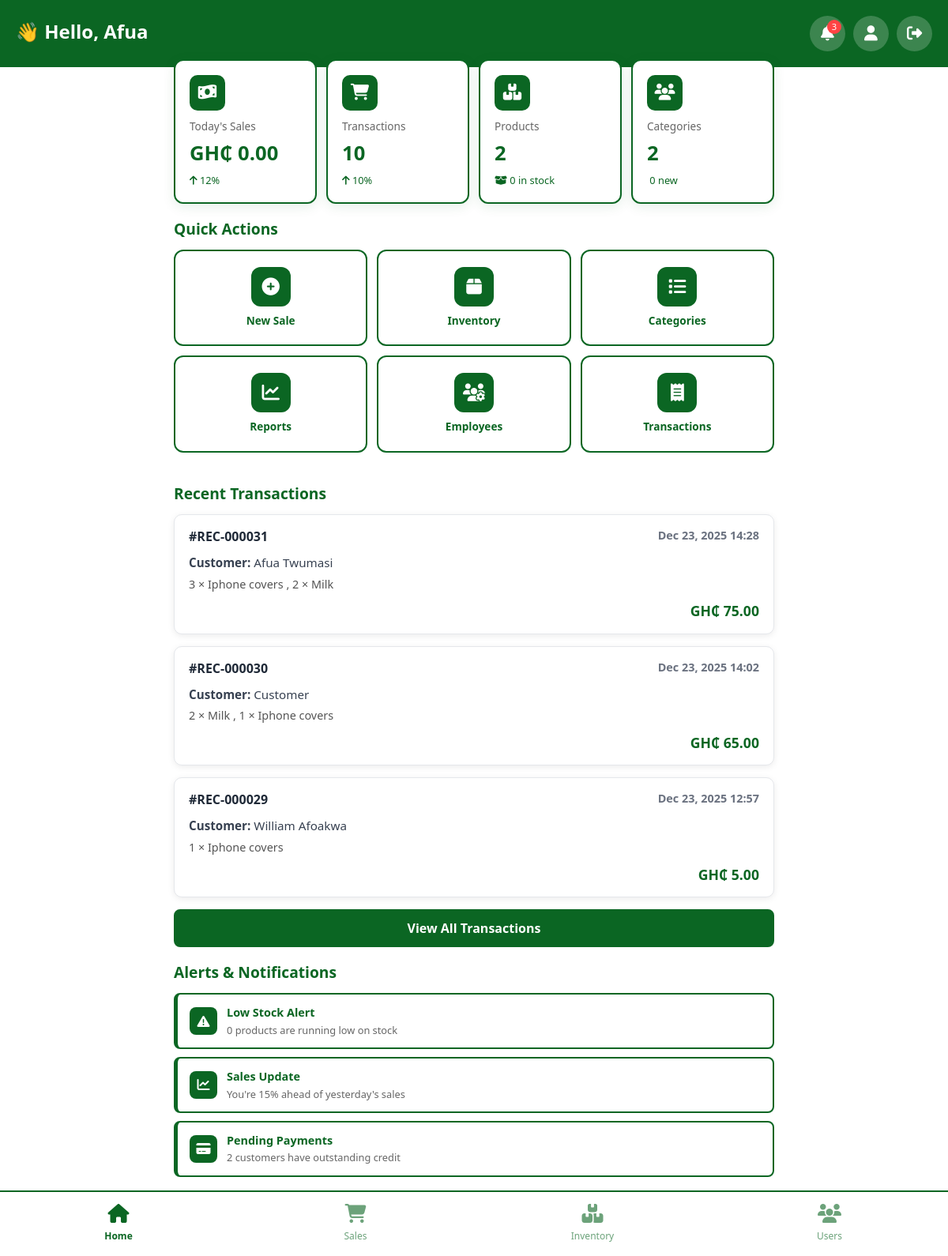
/dashboard/ (signed in), run on the app's committed database.
### user/models.py (models this page shows, shortened)
class User(AbstractUser):
    POSITION_CHOICES = [
        ('admin', 'Admin'),
        ('owner', 'Owner'),
        ('worker', 'Worker'),
    ]
    email = models.EmailField(unique=True)
    position = models.CharField(
        max_length=50,
        choices=POSITION_CHOICES,
        blank=True,
    )
    last_login = models.DateTimeField(blank=True, null=True)
    is_active = models.BooleanField(default=True)
    is_staff = models.BooleanField(default=False)
    is_superuser = models.BooleanField(default=False)
    class Meta:
        db_table = 'account'  # reuse previous table name to ease migration
    def __str__(self):
        return f"{self.first_name} {self.last_name}"

class Receipt(models.Model):
    sale = models.OneToOneField(Sales, on_delete=models.CASCADE)
    receipt_number = models.CharField(max_length=50, unique=True)
    issued_at = models.DateTimeField(auto_now_add=True)
    class Meta:
        db_table = 'receipt'

class Sales(models.Model):
    sales_id = models.AutoField(primary_key=True)
    PAYMENT_CHOICES = [
        ('cash', 'Cash'),
        ('mtn', 'MTN Mobile Money'),
        ('airtel', 'AirtelTigo Money'),
        ('vodafone', 'Vodafone Cash'),
        ('card', 'Card'),
    ]
    RECEIPT_CHOICES = [
        ('none', 'No Receipt'),
        ('sms', 'SMS'),
        ('whatsapp', 'WhatsApp'),
        ('email', 'Email'),
        ('print', 'Print PDF'),
    ]
    total_amount = models.DecimalField(max_digits=10, decimal_places=2, default=0.00)
    amount_paid = models.DecimalField(max_digits=10, decimal_places=2, null=True, blank=True)
    payment_method = models.CharField(max_length=20, choices=PAYMENT_CHOICES, default='cash')
    receipt_method = models.CharField(max_length=20, choices=RECEIPT_CHOICES, default='none')
    sale_date = models.DateTimeField(auto_now_add=True)
    cashier = models.ForeignKey(User, on_delete=models.PROTECT, blank=True, null=True, default=None)
    class Meta:
        db_table = 'sales'
        verbose_name_plural = 'Sales'

class SaleItem(models.Model):
    sale = models.ForeignKey(Sales, related_name="items", on_delete=models.CASCADE)
    product = models.ForeignKey(Product, on_delete=models.PROTECT)
    quantity = models.IntegerField()
    unit_price = models.DecimalField(max_digits=10, decimal_places=2)
    class Meta:
        db_table = 'sale_item'

class Product(models.Model):
    name = models.CharField(max_length=200)
    category = models.ForeignKey(Category, on_delete=models.PROTECT)
    description = models.TextField(blank=True)
    price = models.DecimalField(max_digits=10, decimal_places=2)
    cost_price = models.DecimalField(max_digits=10, decimal_places=2, null=True, blank=True)
    stock = models.IntegerField(default=0)
    min_stock = models.IntegerField(default=10)
    sku = models.CharField(max_length=50, blank=True)
    created_at = models.DateTimeField(auto_now_add=True)
    stock_level = models.CharField(max_length=50, blank=True, choices=[
        ('In Stock', 'In Stock'),
        ('Low Stock', 'Low Stock'),
        ('Out of Stock', 'Out of Stock'),
    ], default='In Stock')
    class Meta:
        db_table = 'product'

### user/views.py (the view)
# urls.py: path('dashboard/', views.dashboard_view, name='dashboard'),
@login_required
def dashboard_view(request):
    user=request.user
    products_list = Product.objects.count()
    total_categories = Category.objects.count()
    low_stock_count = Product.objects.filter(stock_level='Low Stock').count()
    today_sales = Sales.objects.filter(sale_date__date=date.today())
    receipt = Receipt.objects.select_related('sale').prefetch_related('sale__items__product').order_by('-issued_at')[:3]
    receipts = Receipt.objects.select_related('sale').order_by('-issued_at')[:3]
    receipt_count = Receipt.objects.count()
    today = date.today()
    today_sales = Sales.objects.filter(sale_date__date=today)
    total_sales_amount = sum(sale.total_amount for sale in today_sales)
    context={
        'total_products':products_list,
        'total_categories':total_categories,
        'low_stock_count': low_stock_count,
        'total_sales_amount': total_sales_amount,
        'today_sales_count': today_sales.count(),
        'user':user,
        'Receipt_count': receipt_count,
        'receipt': receipt,
        'receipts': receipts,
    }
    return render(request, 'dashboard.html',context)

### templates/dashboard.html (shortened to what this page needs)
{% load static %}
<!DOCTYPE html>
<html lang="en">
<head>
    <link href="https://cdn.jsdelivr.net/npm/bootstrap@5.3.0/dist/css/bootstrap.min.css" rel="stylesheet">
    <link rel="stylesheet" href="https://cdnjs.cloudflare.com/ajax/libs/font-awesome/6.4.0/css/all.min.css">
</head>
<body>
    <div class="top-header">
        <div class="header-content">
            <div class="welcome-section">
                <h2>👋 Hello, {{ user.first_name|default:"Owner" }}</h2>
            </div>
            <div class="header-actions">
                <button class="btn-notification" onclick="window.location.href='{% url 'activity_log' %}'">
                    <i class="fas fa-bell"></i>
                    <span class="notification-badge">{{ notification_count|default:"3" }}</span>
                </button>
                <button class="btn-profile" onclick="window.location.href='{% url 'profile' %}'">
                    <i class="fas fa-user"></i>
                </button>
                <form method="post" action="{% url 'logout' %}" style="display: inline;">
                    <button type="submit" class="btn-profile" title="Logout">
                        <i class="fas fa-sign-out-alt"></i>
                    </button>
                </form>
            </div>
        </div>
    </div>
    <div class="content-wrapper">
        <div class="quick-stats">
            <div class="stat-card">
                <div class="stat-icon">
                    <i class="fas fa-money-bill-wave"></i>
                </div>
                <div class="stat-label">Today's Sales</div>
                <div class="stat-value">GH₵ {{ total_sales_amount|default:"0.00" }}</div>
                <div class="stat-change positive">
                    <i class="fas fa-arrow-up"></i> {{ sales_change|default:"12" }}%
                </div>
            </div>
            <div class="stat-card">
                <div class="stat-icon">
                    <i class="fas fa-shopping-cart"></i>
                </div>
                <div class="stat-label">Transactions</div>
                <div class="stat-value">{{ Receipt_count|default:"0" }}</div>
                <div class="stat-change positive">
                    <i class="fas fa-arrow-up"></i> {{ Receipt_count|default:"8" }}%
                </div>
            </div>
            <div class="stat-card">
                <div class="stat-icon">
                    <i class="fas fa-boxes"></i>
                </div>
                <div class="stat-label">Products</div>
                <div class="stat-value">{{ total_products|default:"0" }}</div>
                <div class="stat-change positive">
                    <i class="fas fa-box-open"></i> {{ in_stock|default:"0" }} in stock
                </div>
            </div>
            <div class="stat-card">
                <div class="stat-icon">
                    <i class="fas fa-users"></i>
                </div>
                <div class="stat-label">Categories</div>
                <div class="stat-value">{{ total_categories|default:"0" }}</div>
                <div class="stat-change positive">
                     {{ categories|default:"0" }} new
                </div>
            </div>
        </div>
        <div class="quick-actions">
            <h3 class="section-title">Quick Actions</h3>
            <div class="action-grid">
                <a href="{% url 'new_sale' %}" class="action-card">
                    <div class="action-icon">
                        <i class="fas fa-plus-circle"></i>
                    </div>
                    <div class="action-label">New Sale</div>
                </a>
                <a href="{% url 'inventory' %}" class="action-card">
                    <div class="action-icon">
                        <i class="fas fa-box"></i>
                    </div>
                    <div class="action-label">Inventory</div>
                </a>
                <a href="{% url 'category' %}" class="action-card">
                    <div class="action-icon">
                        <i class="fas fa-list"></i>
                    </div>
                    <div class="action-label">Categories</div>
                </a>
                <a href="{% url 'reports' %}" class="action-card">
                    <div class="action-icon">
                        <i class="fas fa-chart-line"></i>
                    </div>
                    <div class="action-label">Reports</div>
                </a>
                <a href="{% url 'users' %}" class="action-card">
                    <div class="action-icon">
                        <i class="fas fa-users-cog"></i>
                    </div>
                    <div class="action-label">Employees</div>
                </a>
                <a href="{% url 'transactions' %}" class="action-card">
                    <div class="action-icon">
                        <i class="fas fa-receipt"></i>
                    </div>
                    <div class="action-label">Transactions</div>
                </a>
            </div>
        </div>
        <div class="recent-section">
    <h3 class="section-title">Recent Transactions</h3>
    {% if receipt %}
        {% for sale in receipt|slice:":3" %}
            <div class="transaction-card">
                <div class="transaction-header">
                    <span class="transaction-id">#{{ sale.receipt_number }}</span>
                    <span class="transaction-time">{{ sale.issued_at|date:"M d, Y H:i" }}</span>
                </div>
                <div class="transaction-body">
                    <p class="transaction-customer">
                        <strong>Customer:</strong> {{ sale.sale.cashier|default:"Customer" }}
                    </p>
                    <div class="transaction-items">
                        {% for item in sale.sale.items.all %}
                            <span class="item">
                                {{ item.quantity }} × {{ item.product.name }}
                                {% if not forloop.last %}, {% endif %}
                            </span>
                        {% endfor %}
                    </div>
                </div>
                <div class="transaction-footer">
                    <span class="transaction-amount">GH₵ {{ sale.sale.total_amount|default:"0.00" }}</span>
                </div>
            </div>
        {% endfor %}
        <a href="{% url 'transactions' %}" class="view-all-btn">View All Transactions</a>
    {% else %}
        <div class="empty-state">
            <i class="fas fa-receipt"></i>
            <p>No recent transactions found.</p>
        </div>
    {% endif %}
</div>
        <div class="alerts-section">
            <h3 class="section-title">Alerts & Notifications</h3>
            <div class="alert-card">
                <div class="alert-icon">
                    <i class="fas fa-exclamation-triangle"></i>
                </div>
                <div class="alert-content">
                    <div class="alert-title">Low Stock Alert</div>
                    <div class="alert-text">{{ low_stock_count }} products are running low on stock</div>
                </div>
            </div>
            <div class="alert-card">
                <div class="alert-icon">
                    <i class="fas fa-chart-line"></i>
                </div>
                <div class="alert-content">
                    <div class="alert-title">Sales Update</div>
                    <div class="alert-text">You're {{ performance|default:"15" }}% ahead of yesterday's sales</div>
                </div>
            </div>
            <div class="alert-card">
                <div class="alert-icon">
                    <i class="fas fa-credit-card"></i>
                </div>
                <div class="alert-content">
                    <div class="alert-title">Pending Payments</div>
                    <div class="alert-text">{{ pending_payments|default:"2" }} customers have outstanding credit</div>
                </div>
            </div>
        </div>
    </div>
    <div class="bottom-nav">
        <a href="{% url 'dashboard' %}" class="nav-item active">
            <i class="fas fa-home"></i>
            <span>Home</span>
        </a>
        <a href="{% url 'sales' %}" class="nav-item">
            <i class="fas fa-shopping-cart"></i>
            <span>Sales</span>
        </a>
        <a href="{% url 'inventory' %}" class="nav-item">
            <i class="fas fa-boxes"></i>
            <span>Inventory</span>
        </a>
        <a href="{% url 'users' %}" class="nav-item">
            <i class="fas fa-users"></i>
            <span>Users</span>
        </a>
    </div>
</body>
</html>

### data on the page
User: first_name "Afua"
Receipt: receipt_number "REC-000031", issued_at "Dec 23, 2025 14:28", sale.cashier "Afua Twumasi", sale.total_amount "75.00"
SaleItem: quantity "3", product.name "Iphone covers"
SaleItem: quantity "2", product.name "Milk"
Receipt: receipt_number "REC-000030", issued_at "Dec 23, 2025 14:02", sale.cashier "Customer", sale.total_amount "65.00"
SaleItem: quantity "2", product.name "Milk"
SaleItem: quantity "1", product.name "Iphone covers"
Receipt: receipt_number "REC-000029", issued_at "Dec 23, 2025 12:57", sale.cashier "William Afoakwa", sale.total_amount "5.00"
SaleItem: quantity "1", product.name "Iphone covers"

### other printed values
{{ notification_count|default:"3" }} "3"
{{ total_sales_amount|default:"0.00" }} "0.00"
{{ sales_change|default:"12" }} "12"
{{ Receipt_count|default:"0" }} "10"
{{ Receipt_count|default:"8" }} "10"
{{ total_products|default:"0" }} "2"
{{ in_stock|default:"0" }} "0"
{{ total_categories|default:"0" }} "2"
{{ categories|default:"0" }} "0"
{{ low_stock_count }} "0"
{{ performance|default:"15" }} "15"
{{ pending_payments|default:"2" }} "2"
